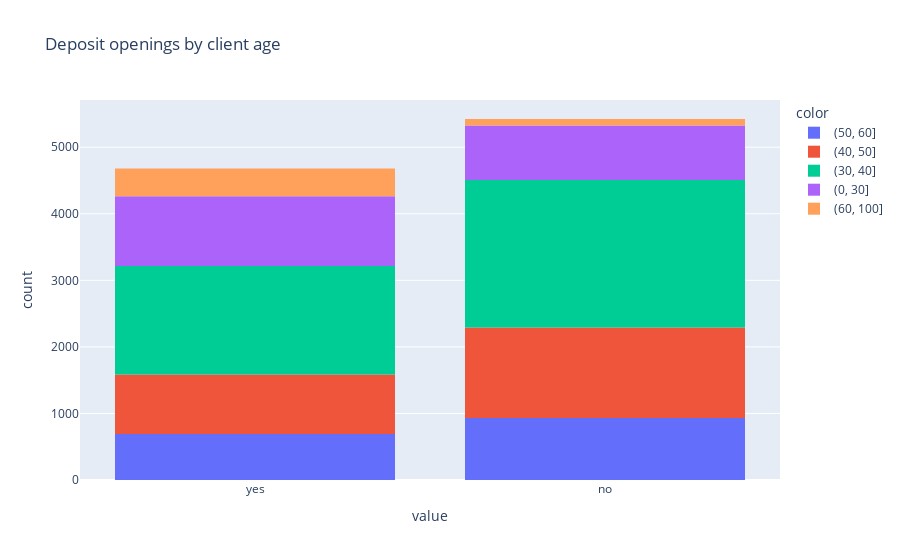

Notebook source saved alongside this figure:
### Markdown cell above
### Задание 8

### Code cell
# создайте возрастные группы и определите, в каких группах более склонны открывать депозит, чем отказываться от предложения
cleaned['age_group'] = pd.cut(cleaned['age'], bins=[0, 30, 40, 50, 60, 100])
fig4=plx.histogram(cleaned.deposit, color = cleaned.age_group, title='Deposit openings by client age')
fig4.show()

### Figure 1 — Plotly figure (JSON) as saved in the notebook; plotly's stock layout.template omitted (floating-point values rounded to 4 significant figures; data arrays with more than 128 entries replaced by an {"elided": "..."} marker saying what was removed)
{"data": [{"alignmentgroup": "True", "bingroup": "x", "hovertemplate": "color=(50, 60]<br>value=%{x}<br>count=%{y}<extra></extra>", "legendgroup": "(50, 60]", "marker": {"color": "#636efa", "pattern": {"shape": ""}}, "name": "(50, 60]", "offsetgroup": "(50, 60]", "orientation": "v", "showlegend": true, "type": "histogram", "x": {"elided": "1625 str values"}, "xaxis": "x", "yaxis": "y"}, {"alignmentgroup": "True", "bingroup": "x", "hovertemplate": "color=(40, 50]<br>value=%{x}<br>count=%{y}<extra></extra>", "legendgroup": "(40, 50]", "marker": {"color": "#EF553B", "pattern": {"shape": ""}}, "name": "(40, 50]", "offsetgroup": "(40, 50]", "orientation": "v", "showlegend": true, "type": "histogram", "x": {"elided": "2255 str values"}, "xaxis": "x", "yaxis": "y"}, {"alignmentgroup": "True", "bingroup": "x", "hovertemplate": "color=(30, 40]<br>value=%{x}<br>count=%{y}<extra></extra>", "legendgroup": "(30, 40]", "marker": {"color": "#00cc96", "pattern": {"shape": ""}}, "name": "(30, 40]", "offsetgroup": "(30, 40]", "orientation": "v", "showlegend": true, "type": "histogram", "x": {"elided": "3842 str values"}, "xaxis": "x", "yaxis": "y"}, {"alignmentgroup": "True", "bingroup": "x", "hovertemplate": "color=(0, 30]<br>value=%{x}<br>count=%{y}<extra></extra>", "legendgroup": "(0, 30]", "marker": {"color": "#ab63fa", "pattern": {"shape": ""}}, "name": "(0, 30]", "offsetgroup": "(0, 30]", "orientation": "v", "showlegend": true, "type": "histogram", "x": {"elided": "1870 str values"}, "xaxis": "x", "yaxis": "y"}, {"alignmentgroup": "True", "bingroup": "x", "hovertemplate": "color=(60, 100]<br>value=%{x}<br>count=%{y}<extra></extra>", "legendgroup": "(60, 100]", "marker": {"color": "#FFA15A", "pattern": {"shape": ""}}, "name": "(60, 100]", "offsetgroup": "(60, 100]", "orientation": "v", "showlegend": true, "type": "histogram", "x": {"elided": "513 str values"}, "xaxis": "x", "yaxis": "y"}], "layout": {"barmode": "relative", "legend": {"title": {"text": "color"}, "tracegroupgap": 0}, "title": {"text": "Deposit openings by client age"}, "xaxis": {"anchor": "y", "domain": [0, 1], "title": {"text": "value"}}, "yaxis": {"anchor": "x", "domain": [0, 1], "title": {"text": "count"}}}}
